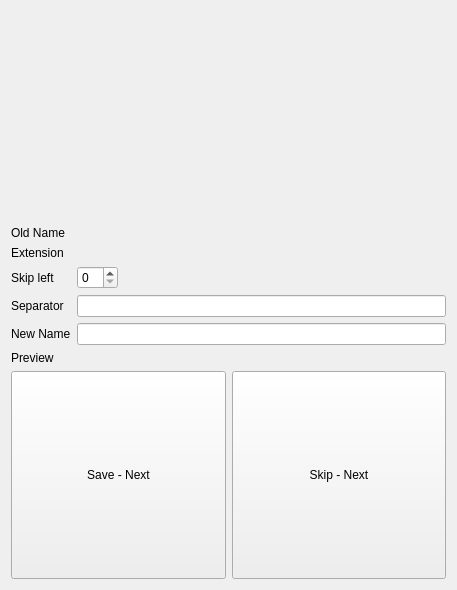
<?xml version="1.0" encoding="UTF-8"?>
<ui version="4.0">
 <class>rename_manual</class>
 <widget class="QWidget" name="rename_manual">
  <property name="geometry">
   <rect>
    <x>0</x>
    <y>0</y>
    <width>457</width>
    <height>590</height>
   </rect>
  </property>
  <property name="windowTitle">
   <string>Rename Manual</string>
  </property>
  <layout class="QVBoxLayout" name="verticalLayout">
   <item>
    <layout class="QHBoxLayout">
     <item>
      <spacer>
       <property name="orientation">
        <enum>Qt::Horizontal</enum>
       </property>
       <property name="sizeType">
        <enum>QSizePolicy::Preferred</enum>
       </property>
       <property name="sizeHint" stdset="0">
        <size>
         <width>40</width>
         <height>20</height>
        </size>
       </property>
      </spacer>
     </item>
     <item>
      <widget class="QLabel" name="lbl_preview_image">
       <property name="sizePolicy">
        <sizepolicy hsizetype="Expanding" vsizetype="Expanding">
         <horstretch>0</horstretch>
         <verstretch>0</verstretch>
        </sizepolicy>
       </property>
       <property name="text">
        <string/>
       </property>
       <property name="alignment">
        <set>Qt::AlignCenter</set>
       </property>
      </widget>
     </item>
     <item>
      <spacer>
       <property name="orientation">
        <enum>Qt::Horizontal</enum>
       </property>
       <property name="sizeType">
        <enum>QSizePolicy::Preferred</enum>
       </property>
       <property name="sizeHint" stdset="0">
        <size>
         <width>40</width>
         <height>20</height>
        </size>
       </property>
      </spacer>
     </item>
    </layout>
   </item>
   <item>
    <layout class="QGridLayout" name="gridLayout">
     <item row="0" column="0">
      <widget class="QLabel" name="label">
       <property name="text">
        <string>Old Name</string>
       </property>
      </widget>
     </item>
     <item row="0" column="1">
      <widget class="QLabel" name="lbl_old_file_name">
       <property name="text">
        <string/>
       </property>
      </widget>
     </item>
     <item row="1" column="0">
      <widget class="QLabel" name="label_5">
       <property name="text">
        <string>Extension</string>
       </property>
      </widget>
     </item>
     <item row="1" column="1">
      <widget class="QLabel" name="lbl_extension">
       <property name="text">
        <string/>
       </property>
      </widget>
     </item>
     <item row="2" column="0">
      <widget class="QLabel" name="label_4">
       <property name="text">
        <string>Skip left</string>
       </property>
      </widget>
     </item>
     <item row="2" column="1">
      <layout class="QHBoxLayout">
       <item>
        <widget class="QSpinBox" name="spin_skip_left"/>
       </item>
       <item>
        <spacer>
         <property name="orientation">
          <enum>Qt::Horizontal</enum>
         </property>
         <property name="sizeHint" stdset="0">
          <size>
           <width>40</width>
           <height>20</height>
          </size>
         </property>
        </spacer>
       </item>
      </layout>
     </item>
     <item row="3" column="0">
      <widget class="QLabel" name="label_6">
       <property name="text">
        <string>Separator</string>
       </property>
      </widget>
     </item>
     <item row="3" column="1">
      <widget class="QLineEdit" name="edit_separator"/>
     </item>
     <item row="4" column="0">
      <widget class="QLabel" name="label_2">
       <property name="text">
        <string>New Name</string>
       </property>
      </widget>
     </item>
     <item row="4" column="1">
      <widget class="QLineEdit" name="edit_new_name"/>
     </item>
     <item row="5" column="0">
      <widget class="QLabel" name="label_3">
       <property name="text">
        <string>Preview</string>
       </property>
      </widget>
     </item>
     <item row="5" column="1">
      <widget class="QLabel" name="lbl_preview_file_name">
       <property name="text">
        <string/>
       </property>
      </widget>
     </item>
    </layout>
   </item>
   <item>
    <layout class="QHBoxLayout">
     <item>
      <widget class="QPushButton" name="btn_save_next">
       <property name="sizePolicy">
        <sizepolicy hsizetype="Minimum" vsizetype="Expanding">
         <horstretch>0</horstretch>
         <verstretch>0</verstretch>
        </sizepolicy>
       </property>
       <property name="text">
        <string>Save - Next</string>
       </property>
      </widget>
     </item>
     <item>
      <widget class="QPushButton" name="btn_skip_next">
       <property name="sizePolicy">
        <sizepolicy hsizetype="Minimum" vsizetype="Expanding">
         <horstretch>0</horstretch>
         <verstretch>0</verstretch>
        </sizepolicy>
       </property>
       <property name="text">
        <string>Skip - Next</string>
       </property>
      </widget>
     </item>
    </layout>
   </item>
  </layout>
 </widget>
 <resources/>
 <connections/>
</ui>
